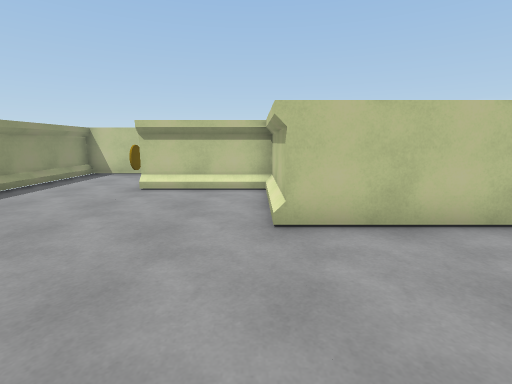
view 1 (above)

24 first-person views from a walk through a 3-D level made in the Unity game engine. The camera is 1.4 m above the floor, tilts 10° down and sees 85° across. The floor is counted in squares, 1 m on a side. Each view is taken from the middle of a square. On the plan, view 1 faces up. The plan holds only what a view shows up to about 14 squares ahead; the rest is blank.

view 2
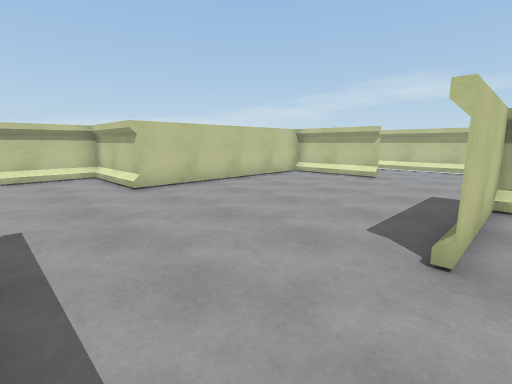

view 3
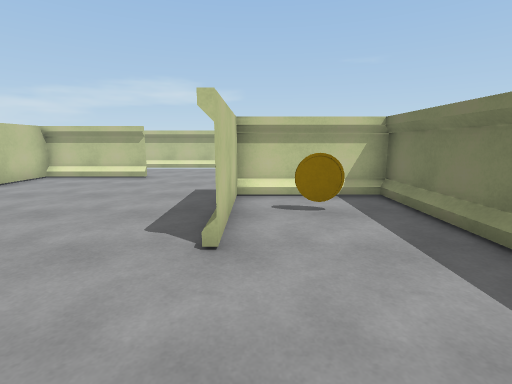

view 4
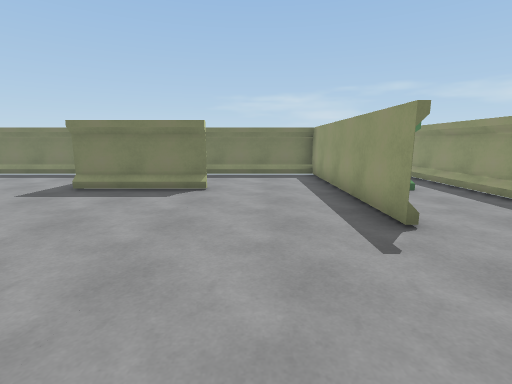

view 5
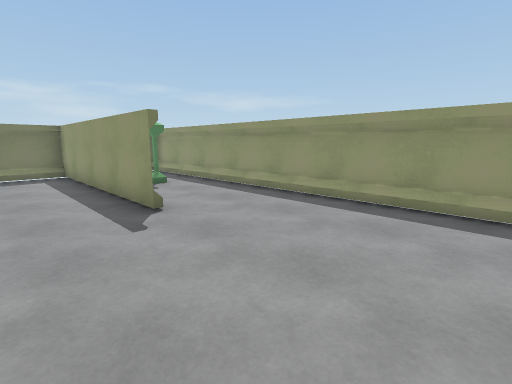

view 6
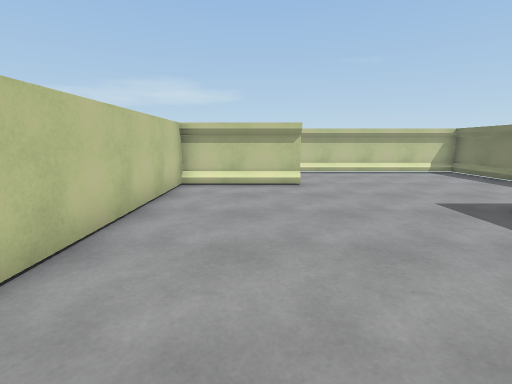

view 7
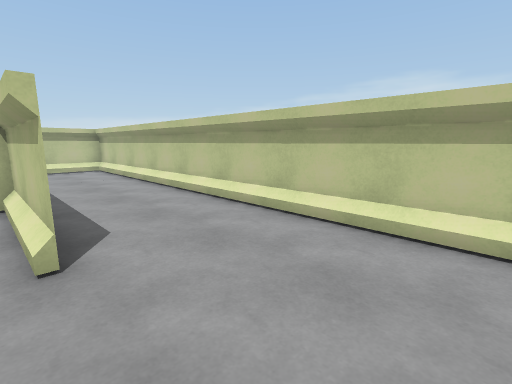

view 8
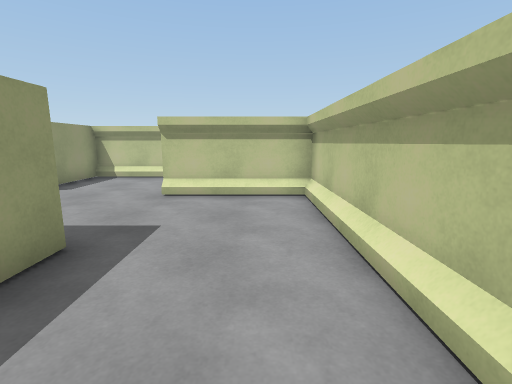

view 9
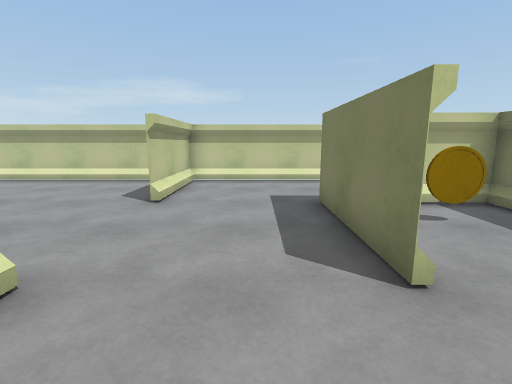

view 10
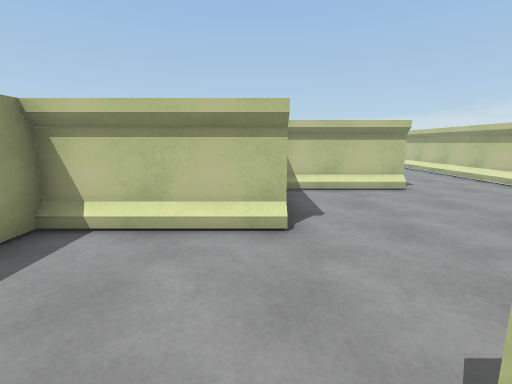

view 11
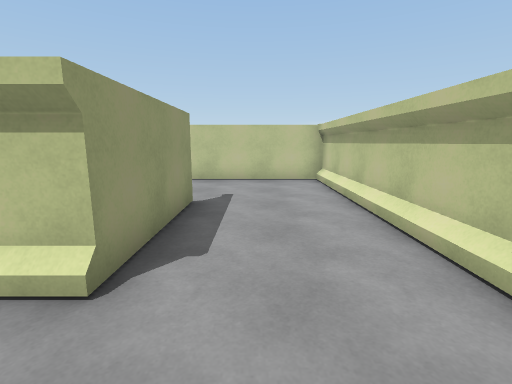

view 12
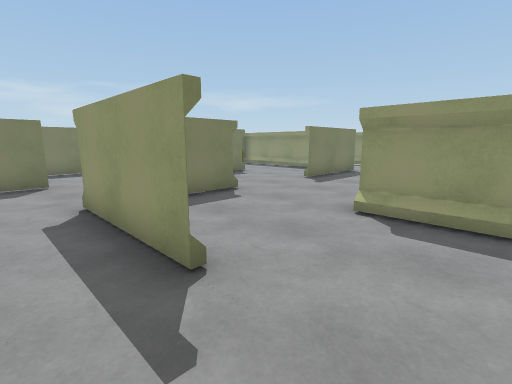

view 13
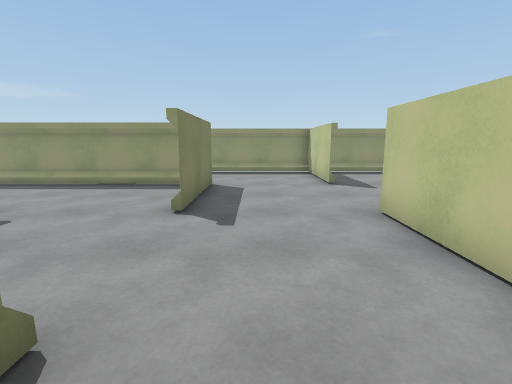

view 14
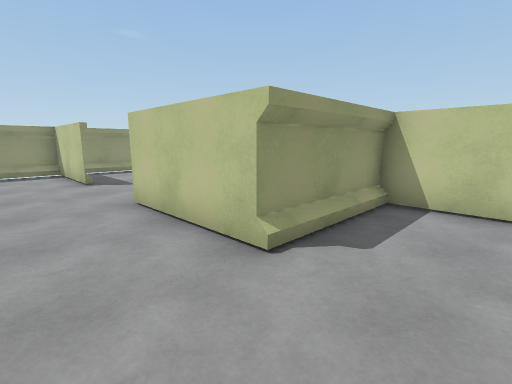

view 15
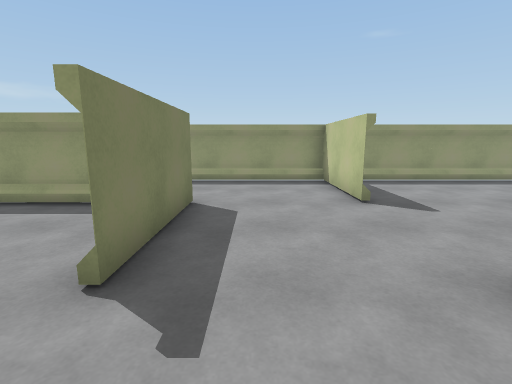

view 16
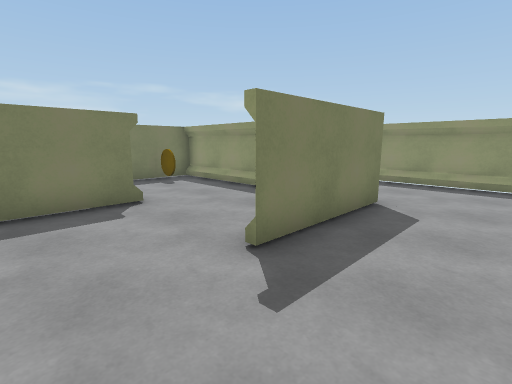

view 17
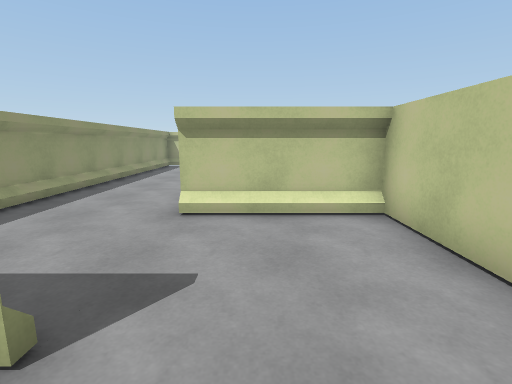

view 18
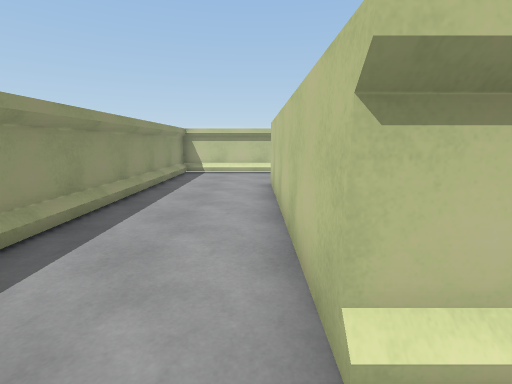

view 19
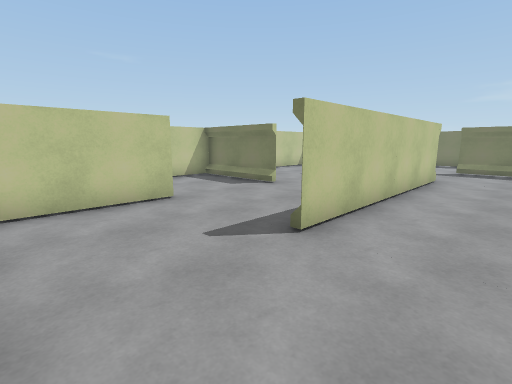

view 20
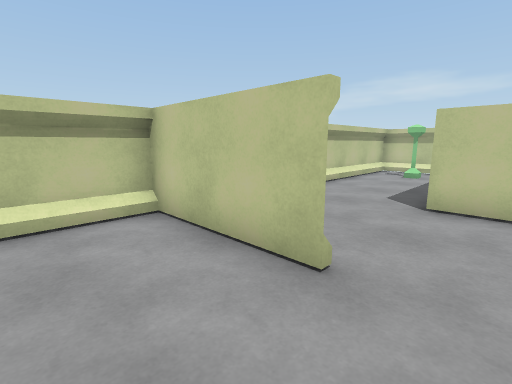

view 21
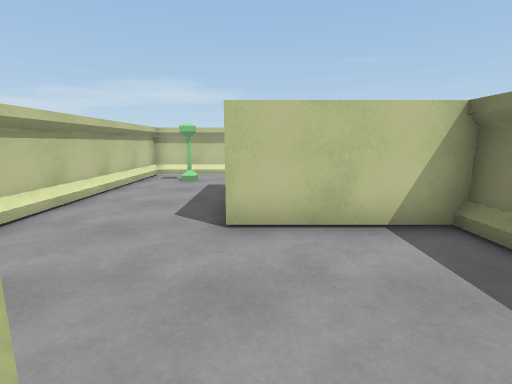

view 22
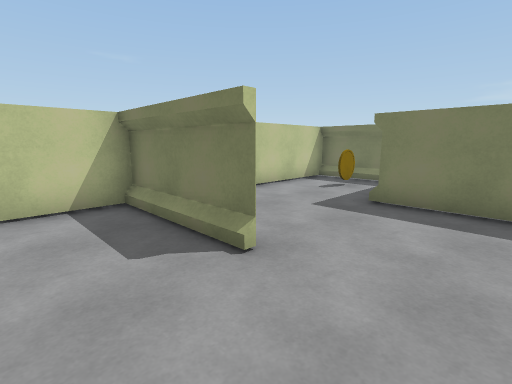

view 23
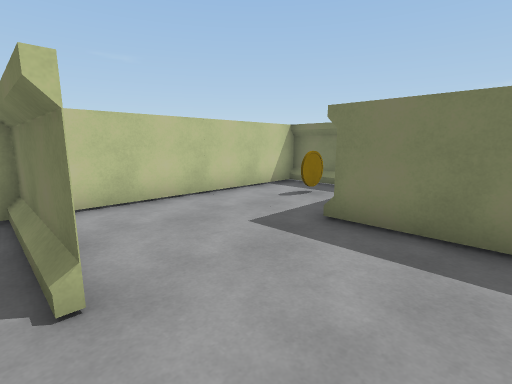

view 24
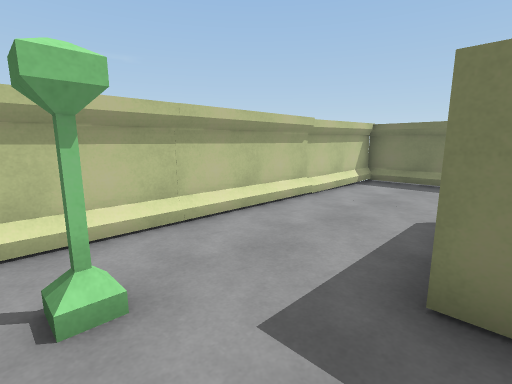

### Floor plan
Ten units are one square. View 1 is at (0, 0); x grows to the right and y downward. Boxes are objects, and circles mark ways between rooms. Rooms are numbered by the first view taken in them; rooms with no view inside come last. Other rooms are left out.
<svg viewBox="-80 -370 210 450">
<path fill="none" stroke="#000" d="M5 -45 5 -83M83 -45 3 -45M44 -85 85 -85 85 -76M5 -85 -35 -85M85 -4 85 -61M43 35 5 35M-35 -6 -35 75 43 75M4 35 45 35M46 -125 5 -125M84 -125 96 -125M45 73 45 35M-75 -59 -75 75M123 -125 85 -125M70 75 125 75 125 -123M45 -163 45 -140M-51 -125 -75 -125 -75 -81M125 -140 125 -250M85 -165 45 -165M85 -206 85 -163M45 -245 45 -205M125 -245 47 -245M3 -45 3 -54M5 -83 -35 -83M83 -5 83 -45M5 33 45 33M45 -123 5 -123M43 51 43 35M43 73 43 62M123 -123 85 -123M85 -163 45 -163M47 -245 47 -205M-36 -165 6 -165M-35 -155 -35 -85 -10 -85M4 -125 29 -125M5 -215 5 -243M-45 -205 -35 -205 -75 -205M44 -165 61 -165M47 -205 5 -205M5 -245 -35 -245M-75 -211 -75 -149M-33 -155 -33 -87M-45 -207 -35 -207M5 -243 -35 -243M4 -285 45 -285M5 -324 5 -365 -75 -365 -75 -211M79 -325 85 -325M-20 -245 8 -245M-35 -243 -35 -325M20 -205 45 -205M45 -207 45 -325M100 -245 125 -245M125 -250 125 -365 48 -365M-54 -205 -45 -205M25 -287 34 -287M5 -287 24 -287M35 -287 45 -287M20 -207 31 -207M36 -207 45 -207M100 -247 122 -247M-54 -207 -45 -207"/>
<rect x="-65" y="25" width="20" height="20" fill="#bbb"><title>pillar</title></rect>
<rect x="-55" y="-115" width="10" height="10" fill="#bbb"><title>coin</title></rect>
<rect x="25" y="45" width="10" height="10" fill="#bbb"><title>coin</title></rect>
<rect x="65" y="-75" width="10" height="20" fill="#bbb"><title>coin</title></rect>
<rect x="-25" y="-95" width="10" height="10" fill="#bbb"><title>coin</title></rect>
<rect x="15" y="-225" width="10" height="10" fill="#bbb"><title>coin</title></rect>
<rect x="95" y="-355" width="20" height="20" fill="#bbb"><title>pillar</title></rect>
<circle cx="65" cy="-205" r="3" fill="#2a7"/>
<circle cx="-45" cy="-225" r="3" fill="#2a7"/>
<text x="40" y="-40">1</text>
<text x="-10" y="-170">2</text>
<text x="20" y="-300">3</text>
</svg>
Room 1 opens to room 2. Room 2 opens to room 3.

Where each view was taken, in squares from view 1:
view 1: 0 up, 0 right, facing up
view 2: 4 down, 3 left, facing up-right
view 3: 4 down, 3 left, facing right
view 4: 5 up, 1 left, facing down
view 5: 6 up, 1 left, facing down-left
view 6: 2 up, 1 left, facing right
view 7: 3 down, 8 right, facing up-right
view 8: 5 up, 11 right, facing up
view 9: 10 up, 2 right, facing right
view 10: 8 up, 4 right, facing up
view 11: 14 up, 10 right, facing up
view 12: 23 up, 10 right, facing down-left
view 13: 18 up, 6 right, facing left
view 14: 18 up, 7 right, facing up-left
view 15: 18 up, 3 right, facing left
view 16: 19 up, 3 right, facing down-left
view 17: 19 up, 2 left, facing up
view 18: 23 up, 4 left, facing up
view 19: 36 up, 6 left, facing down-right
view 20: 31 up, 2 left, facing up-right
view 21: 32 up, 0 right, facing right
view 22: 31 up, 2 left, facing down-right
view 23: 29 up, 2 left, facing down-right
view 24: 35 up, 8 right, facing down-right
